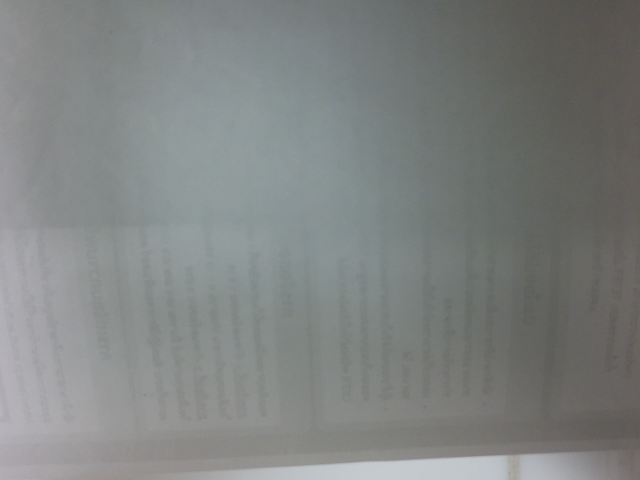
#> input picture calibrate_img.png, 640 x 480 px, given in place of the camera
$ python color_test.py
#> lines starting #> are read from the running program, lines starting #| are printed output that depends on the picture; after the words box and inside, x2 and y2 are one past the last pixel; in counts of white or black regions, pixels touching at a corner belong together
import cv2
import numpy as np
import json

HSV_SAVE_FILE = "hsv_range.json"


def hsv_area_tuner(camera_id=0, width=640, height=480):
#> called with camera_id = 0, width = 640, height = 480
    cap = cv2.VideoCapture(camera_id)
    cap.set(cv2.CAP_PROP_FRAME_WIDTH, width)
    cap.set(cv2.CAP_PROP_FRAME_HEIGHT, height)

    if not cap.isOpened():
        raise RuntimeError("Cannot open camera")

    roi_size = 10  # size of sampling square (px)

    while True:
        ret, frame = cap.read()
#> frame is the input picture: shape (480, 640, 3); mean B, G, R 129.5, 130.7, 127.1
        if not ret:
            break

        h, w, _ = frame.shape
#> h = 480; w = 640
        cx, cy = w // 2, h // 2
#> cx = 320; cy = 240

        # ROI box
        x1 = cx - roi_size // 2
#> x1 = 315
        y1 = cy - roi_size // 2
#> y1 = 235
        x2 = cx + roi_size // 2
#> x2 = 325
        y2 = cy + roi_size // 2
#> y2 = 245

        roi = frame[y1:y2, x1:x2]
        hsv_roi = cv2.cvtColor(roi, cv2.COLOR_BGR2HSV)

        # Mean HSV of ROI
        mean_hsv = np.mean(hsv_roi.reshape(-1, 3), axis=0).astype(int)
#> mean_hsv = [93, 20, 148]
        h_mean, s_mean, v_mean = mean_hsv
#> h_mean = 93; s_mean = 20; v_mean = 148

        # Auto range (tunable margins)
        h_margin = 10
        s_margin = 40
        v_margin = 40

        lower = np.array([
            max(h_mean - h_margin, 0),
            max(s_mean - s_margin, 0),
            max(v_mean - v_margin, 0),
        ])
#> lower = [83, 0, 108]

        upper = np.array([
            min(h_mean + h_margin, 179),
            min(s_mean + s_margin, 255),
            min(v_mean + v_margin, 255),
        ])
#> upper = [103, 60, 188]

        # Mask using auto HSV
        hsv = cv2.cvtColor(frame, cv2.COLOR_BGR2HSV)
#> hsv: shape (480, 640, 3); mean H, S, V 70.4, 12.2, 131.8
        mask = cv2.inRange(hsv, lower, upper)
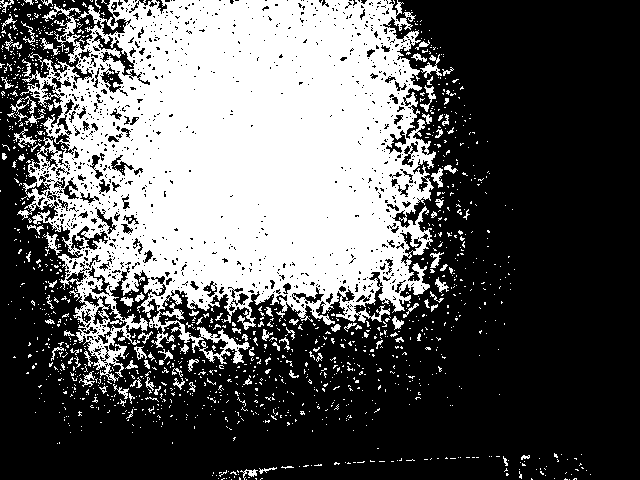
#> mask: shape (480, 640); 36.1% white; 1310 white regions (1208 under 20 px), largest, box (x1, y1, x2, y2) and area: (17, 0, 436, 383) 101501, (420, 54, 442, 78) 175, (10, 96, 37, 122) 162
        masked = cv2.bitwise_and(frame, frame, mask=mask)
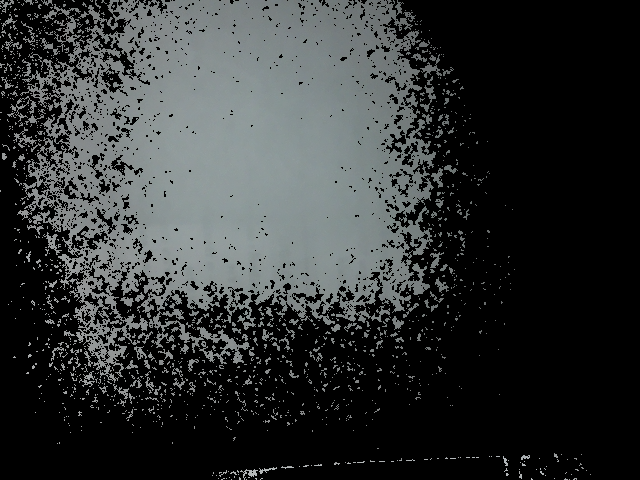
#> masked: shape (480, 640, 3); mean B, G, R 51, 50.9, 48.1

        # Draw ROI
        cv2.rectangle(frame, (x1, y1), (x2, y2), (0, 255, 0), 2)
#> frame: shape (480, 640, 3); 0.04% of pixels changed, all inside (x1, y1, x2, y2) = (314, 234, 327, 247)

        # Color preview block (convert HSV → BGR)
        color_patch = np.zeros((100, 100, 3), dtype=np.uint8)
        color_patch[:] = cv2.cvtColor(
            np.uint8([[[h_mean, s_mean, v_mean]]]),
            cv2.COLOR_HSV2BGR
        )
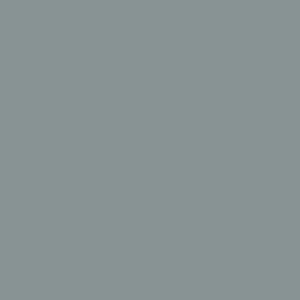
#> color_patch: shape (100, 100, 3) (shown 3 times larger); mean of channels 0, 1, 2 148, 147, 136; drawn as B, G, R

        # Display
        vis = np.hstack([
            cv2.resize(frame, (320, 240)),
            cv2.cvtColor(cv2.resize(mask, (320, 240)), cv2.COLOR_GRAY2BGR),
            cv2.resize(color_patch, (320, 240)),
        ])
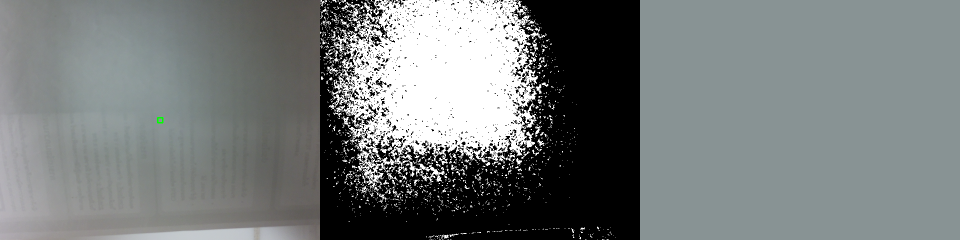
#> vis: shape (240, 960, 3); mean B, G, R 123.2, 123.3, 118.4

        cv2.imshow("HSV Area Tuner | Frame | Mask | Color", vis)

        print(f"Mean HSV: H={h_mean}, S={s_mean}, V={v_mean}", end="\r")
#| Mean HSV: H=93, S=20, V=148

        key = cv2.waitKey(1) & 0xFF
#> (key q is pressed here)

        if key == ord("s"):
            data = {
                "mean_hsv": [int(h_mean), int(s_mean), int(v_mean)],
                "lower": lower.tolist(),
                "upper": upper.tolist()
            }
            with open(HSV_SAVE_FILE, "w") as f:
                json.dump(data, f, indent=4)
            print("\nSaved HSV range:", data)

        if key == ord("q"):
            break

    cap.release()
    cv2.destroyAllWindows()


if __name__ == "__main__":
    hsv_area_tuner(camera_id=0)
